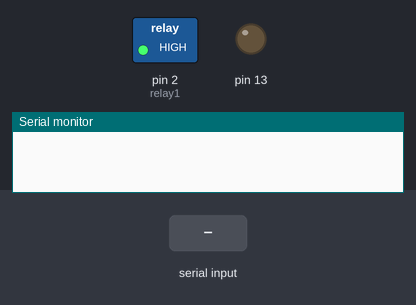
Recording of a sketch running on a simulated Arduino Uno, built with avr-gcc and run on an emulated ATmega328P. On the bench: switched loads named in the sketch (green lamp = pin HIGH), output pins drawn as LEDs (lit = HIGH), the last lines printed to the serial monitor. The inputs (shaded band) are chosen by the test bench.

Above: at 1.2 s.
1.3 s: "a" received over the second serial link
At 2.6 s:
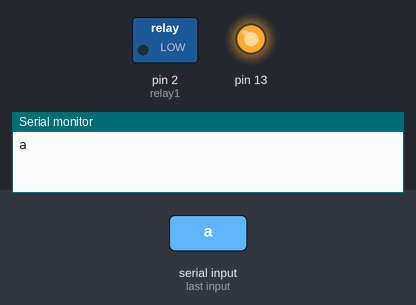
3.8 s: "b" received over the second serial link
At 5.7 s:
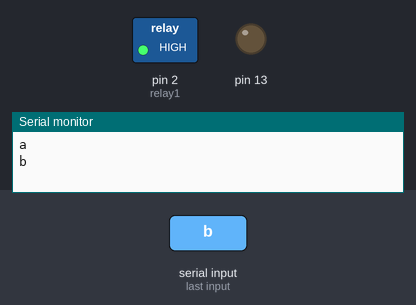
Timing chart, 0 to 7.2 s (numbered marks = the images above; inputs shaded):
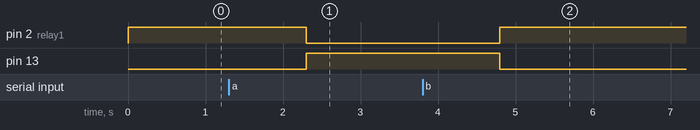

The sketch:

26._RELAY_BT.ino
```cpp
#include<SoftwareSerial.h>
String m = "";
SoftwareSerial bt(6,5); /* (Rx,Tx) */
#define relay1 2
void setup()
{
  bt.begin(9600);
  Serial.begin(9600);
  pinMode(13,OUTPUT);
  pinMode(relay1, OUTPUT);
  digitalWrite(relay1, HIGH);
}
void loop()
{
 if (bt.available())
 {
   m = bt.readString();
   Serial.println(m);
    if(m.equals("a"))
    {
      digitalWrite(13,HIGH);
      digitalWrite(relay1, LOW);
    }
    if(m.equals("b"))
    {
      digitalWrite(13,LOW);
      digitalWrite(relay1, HIGH);
    }
  }
}
```

Measured:
- after the input at 1.3 s, pin 2 (relay1): HIGH → LOW after 1.0 s; pin 13: LOW → HIGH after 1.0 s
- after the input at 3.8 s, pin 2 (relay1): LOW → HIGH after 1.0 s; pin 13: HIGH → LOW after 1.0 s
